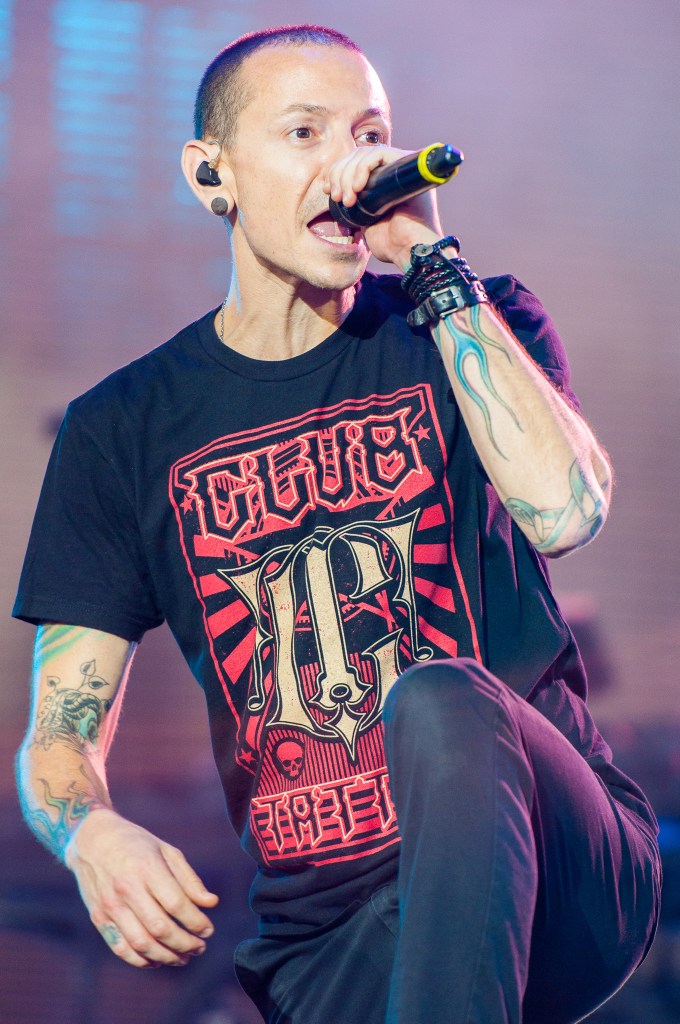
#> input picture Image_To_Anime/pics/Chester.jpg, 1360 x 2048 px (shown at 1/2 size)
$ python -i main.py   (imports and definitions only)
#> lines starting #> are read from the running program, lines starting #| are printed output that depends on the picture; after the words box and inside, x2 and y2 are one past the last pixel; in counts of white or black regions, pixels touching at a corner belong together
#import libraries
import cv2
import imutils
import easygui
import imageio
import sys
import matplotlib.pyplot as plt
import os
import numpy as np
import tkinter as tk
from tkinter import dialog
from tkinter import *
from PIL import ImageTk, Image

def upload():
    ImagePath = easygui.fileopenbox()
    cartoonify(ImagePath)

def cartoonify(ImagePath):
#> called with ImagePath = '../Image_To_Anime/pics/Chester.jpg'
    originalImage = cv2.imread(ImagePath)
#> originalImage is the input picture: shape (2048, 1360, 3); mean B, G, R 127.3, 104, 117.6
    originalImage = cv2.cvtColor(originalImage,cv2.COLOR_BGR2RGB)
    #check if image is chosen
    if originalImage is None:
        print("Cannot choose any image. Please choose a file")
        sys.exit()
    Resized1 = cv2.resize(originalImage, (960,540))
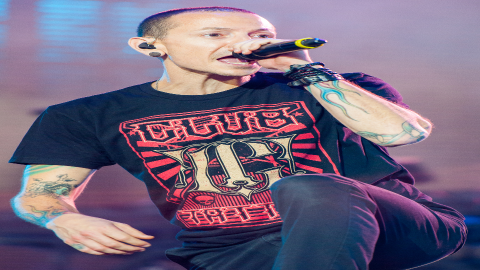
#> Resized1: shape (540, 960, 3) (shown at 1/2 size); mean R, G, B 117.5, 103.9, 127.2
    grayScaleImage = cv2.cvtColor(originalImage, cv2.COLOR_BGR2GRAY)
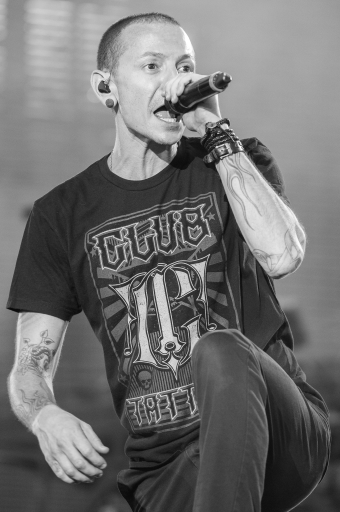
#> grayScaleImage: shape (2048, 1360) (shown at 1/4 size); min 5, max 255, mean 112.5
    Resized2 = cv2.resize(grayScaleImage, (960, 540))
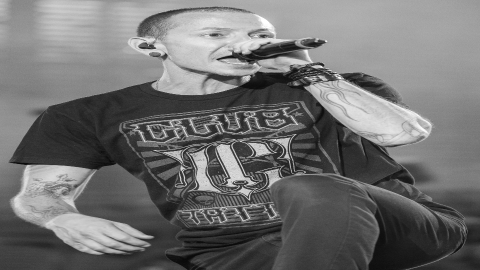
#> Resized2: shape (540, 960) (shown at 1/2 size); min 7, max 255, mean 112.4

    #applying median blur to smoothen ur image
    smoothGrayScale = cv2.medianBlur(grayScaleImage, 5)
    Resized3 = cv2.resize(smoothGrayScale, (960,540))

    #retrieving edges for cartoon effect
    getEdge = cv2.adaptiveThreshold(smoothGrayScale, 255, cv2.ADAPTIVE_THRESH_MEAN_C, cv2.THRESH_BINARY, 9, 9)
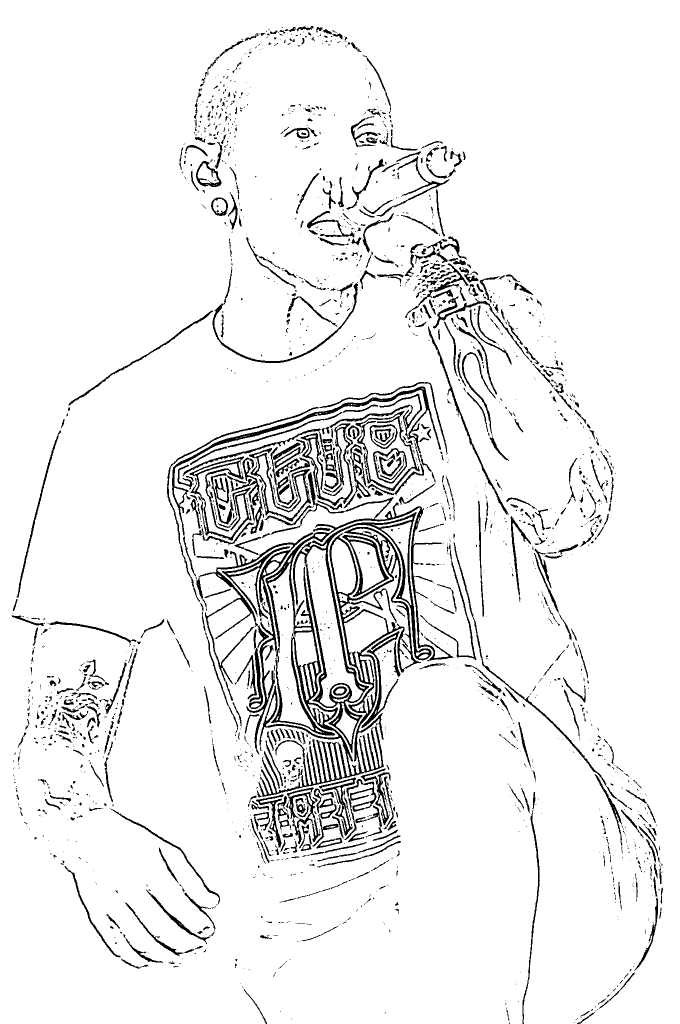
#> getEdge: shape (2048, 1360) (shown at 1/2 size); 93.2% white; 2277 black regions (1650 under 20 px), largest, box (x1, y1, x2, y2) and area: (393, 994, 906, 1595) 38267, (586, 1024, 863, 1506) 10022, (344, 773, 882, 1071) 6857
    Resized4 = cv2.resize(getEdge, (960, 540))
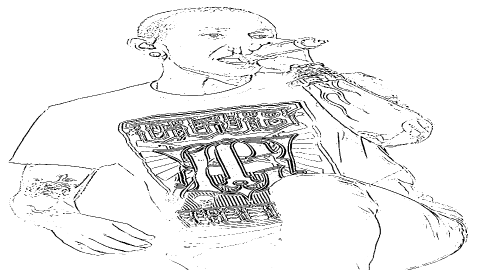
#> Resized4: shape (540, 960) (shown at 1/2 size); min 0, max 255, mean 237.7

    #applying bilateral filter to remove noise and keep sharpe edges as required
    colorImage = cv2.bilateralFilter(originalImage, 9, 300, 300)
    Resized5 = cv2.resize(colorImage, (960, 540))

    #masking edge image with BEAUTIFY Image
    cartoonImage = cv2.bitwise_and(colorImage, colorImage, mask=getEdge)
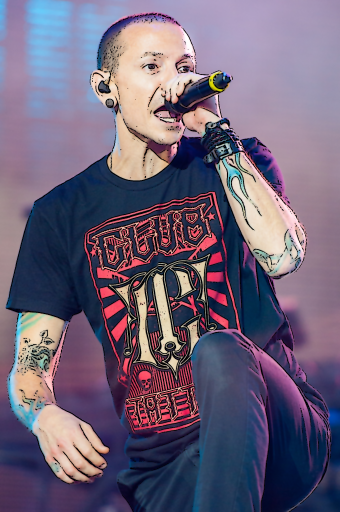
#> cartoonImage: shape (2048, 1360, 3) (shown at 1/4 size); mean R, G, B 110.3, 98.8, 120.6
    Resized6 = cv2.resize(cartoonImage, (960, 540))
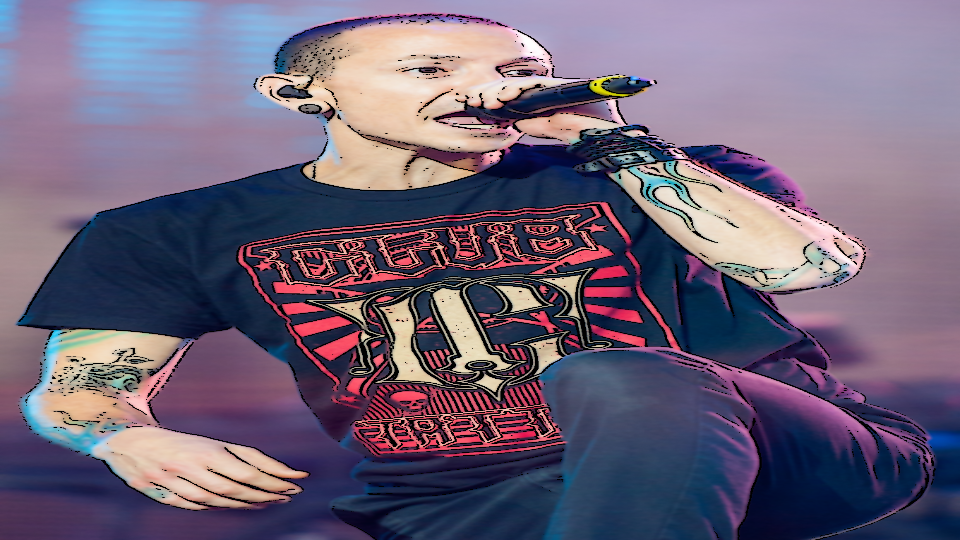
#> Resized6: shape (540, 960, 3); mean R, G, B 110.1, 98.7, 120.5

    #Plotting the whole transition
    images = [Resized1, Resized2, Resized3, Resized4, Resized5, Resized6]
    fig ,axes = plt.subplots(3,2, figsize=(8,8), subplot_kw={'xticks': [], 'yticks' :[]},
                             gridspec_kw= dict(hspace=0.1, wspace=0.1))
    for i, ax in enumerate(axes.flat):
        ax.imshow(images[i], cmap='gray')
    plt.show()

# For the main window where we upload the image. When we run the code, a new window will pop up
# that gives the option to upload the image from the desktop. Here we set the geometry like
# the size of the window, and the title of the window which we set to ” Cartoonify Your Image !”
# and then set the labeling style.

# [4 lines not run here, left out]
# [1 line that did not run here, left out]

# [1 line that did not run here, left out]
# [2 lines not run here, left out]

# [1 line that did not run here, left out]
# [2 lines not run here, left out]

# [9 lines left out: function save, not called in this run]


# [1 line not run here, left out]

>>> result = cartoonify('../Image_To_Anime/pics/Chester.jpg')

$ run again, on Image_To_Anime/pics/Hero Pedigree Cats.jpg
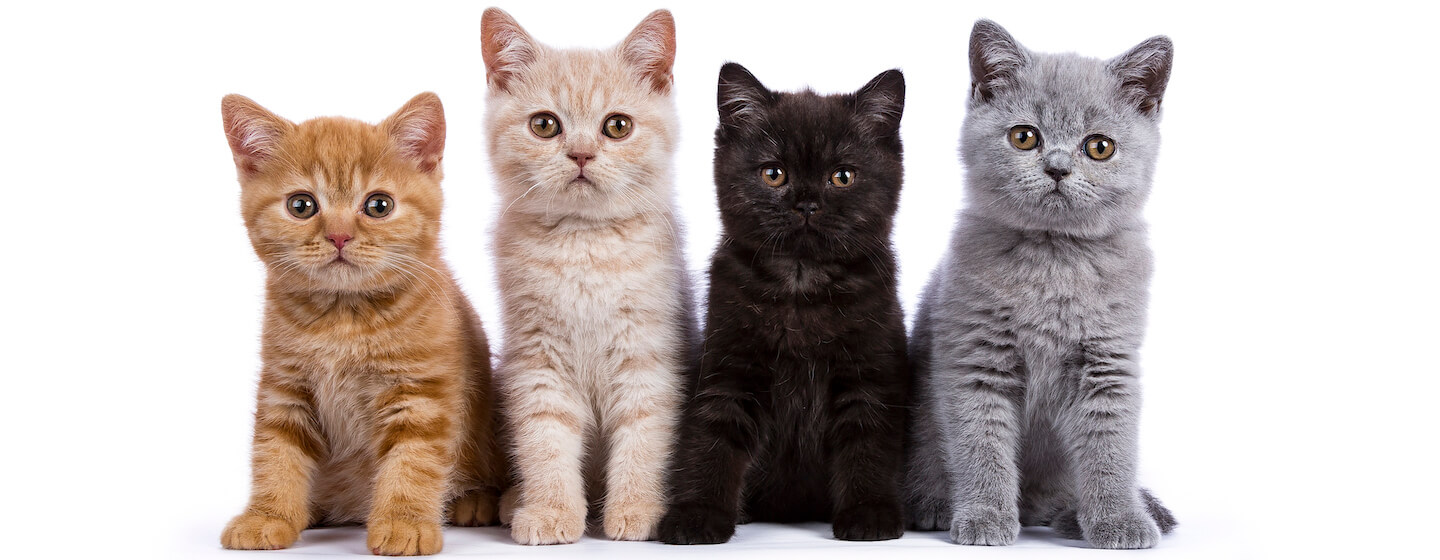
#> input picture Image_To_Anime/pics/Hero Pedigree Cats.jpg, 1440 x 560 px
#> in cartoonify, originalImage is the input picture: shape (560, 1440, 3); mean B, G, R 178.9, 182.2, 192.5
#> in cartoonify, `getEdge = cv2.adaptiveThreshold(smoothGrayScale, 255, cv2.ADAPTIVE_THR..`:
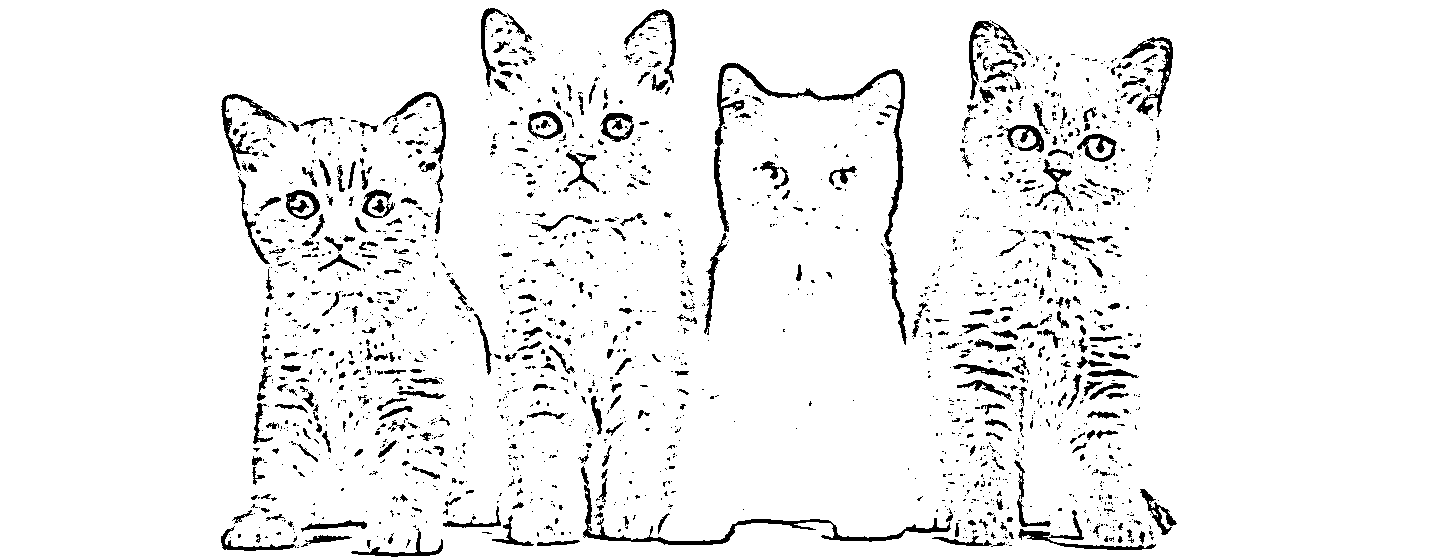
#> getEdge: shape (560, 1440); 94.6% white; 1937 black regions (1547 under 20 px), largest, box (x1, y1, x2, y2) and area: (714, 63, 905, 247) 2771, (581, 466, 951, 545) 2048, (1122, 37, 1173, 117) 863
#> in cartoonify, `Resized6 = cv2.resize(cartoonImage, (960, 540))`:
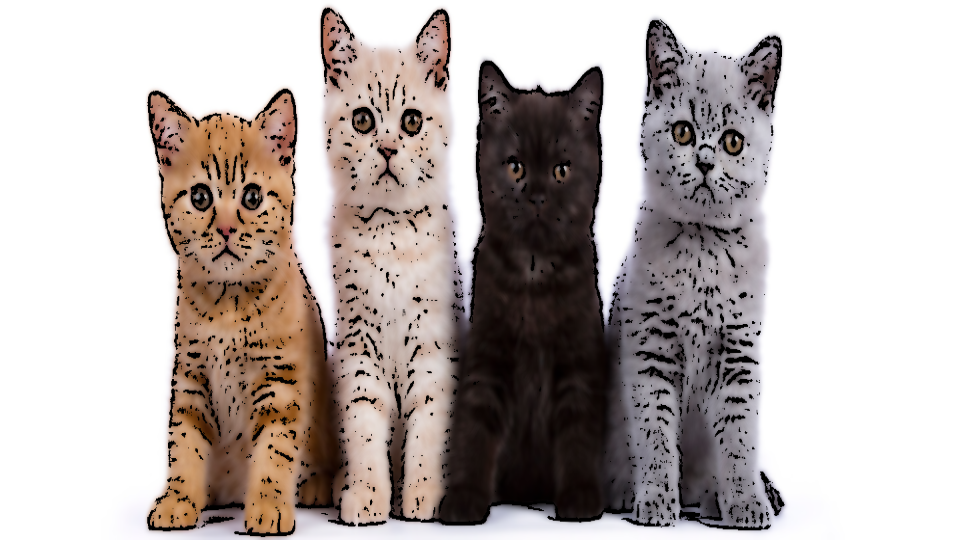
#> Resized6: shape (540, 960, 3); mean R, G, B 185.5, 176.5, 173.6
